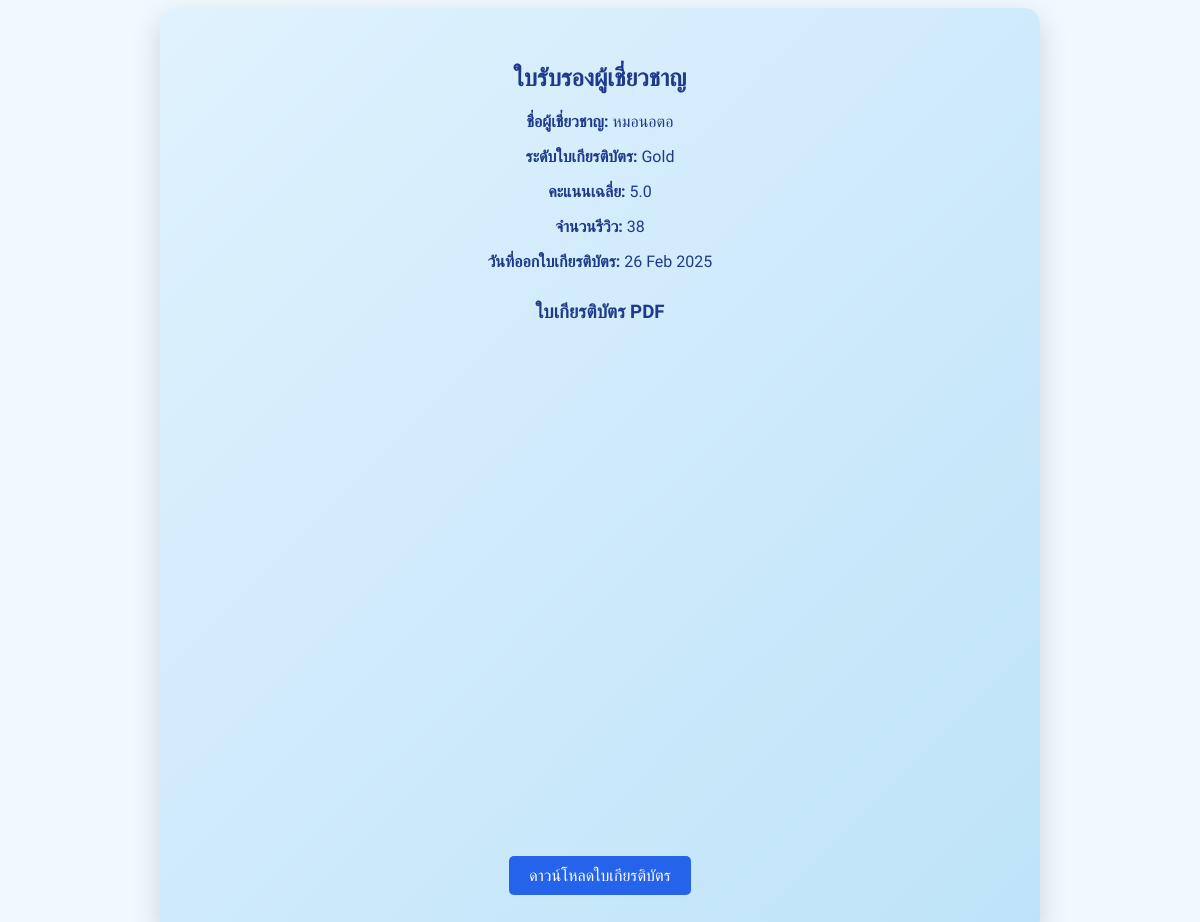
The app's page /expert-certificate/ (signed in) with its own data.
### accounts/models.py (models this page shows, shortened)
class Certificate(models.Model):
    expert = models.OneToOneField(User, on_delete=models.CASCADE, related_name="certificate")
    certification_level = models.CharField(max_length=50)  # Gold, Silver, Bronze, Top-rated
    average_rating = models.FloatField()
    total_reviews = models.PositiveIntegerField()
    issue_date = models.DateField(auto_now_add=True)

### accounts/views.py (the view)
# urls.py: path('expert-certificate/', expert_certificate_view, name='expert_certificate_view'),
@login_required
def expert_certificate_view(request):
    try:
        expert = request.user
        certificate = Certificate.objects.filter(expert=expert).first()
        if certificate:
            pdf_url = f"{settings.STATIC_URL}Certificate.pdf"
        else:
            pdf_url = None  # ถ้ายังไม่มีใบเกียรติบัตร ไม่ต้องแสดง PDF
        return render(request, 'expert_certificate.html', {
            'certificate': certificate,
            'pdf_url': pdf_url,
            'expert': expert
        })
    except Exception as e:
        return render(request, 'expert_certificate.html', {
            'certificate': None,
            'pdf_url': None,
            'expert': None,
            'message': str(e)
        })

### templates/expert_certificate.html (shortened to what this page needs)
{% load static %}
<!DOCTYPE html>
<html lang="th">
<head>
</head>
<body>
    <div class="certificate-container">
        <h1 class="certificate-title">ใบรับรองผู้เชี่ยวชาญ</h1>
        {% if certificate %}
            <p><strong>ชื่อผู้เชี่ยวชาญ:</strong> {{ expert.username }}</p>
            <p><strong>ระดับใบเกียรติบัตร:</strong> {{ certificate.certification_level }}</p>
            <p><strong>คะแนนเฉลี่ย:</strong> {{ certificate.average_rating }}</p>
            <p><strong>จำนวนรีวิว:</strong> {{ certificate.total_reviews }}</p>
            <p><strong>วันที่ออกใบเกียรติบัตร:</strong> {{ certificate.issue_date|date:"d M Y" }}</p>
            <div class="certificate-footer">
                <h3>ใบเกียรติบัตร PDF</h3>
                {% if pdf_url %}
                    <iframe src="{{ pdf_url }}"></iframe>
                    <a href="{{ pdf_url }}" class="download-link" download>ดาวน์โหลดใบเกียรติบัตร</a>
                {% else %}
                    <p>ยังไม่มีใบเกียรติบัตร</p>
                {% endif %}
            </div>
        {% else %}
            <p>คุณยังไม่ผ่านเกณฑ์การรับใบเกียรติบัตร</p>
        {% endif %}
    </div>
</body>
</html>

### templates/expert_certificate.html (style rules this page uses)
body { font-family: 'Prompt', sans-serif; display: flex; justify-content: center; align-items: center; min-height: 100vh; background: #F0F9FF; text-align: center; }
.certificate-container { background: linear-gradient(135deg, #E0F2FE, #BEE3F8); padding: 40px; border-radius: 15px; color: #1E3A8A; width: 80%; max-width: 800px; box-shadow: 0 10px 30px rgba(0, 0, 0, 0.15); }
.certificate-title { font-size: 24px; font-weight: bold; margin-bottom: 20px; }
.certificate-footer { margin-top: 30px; }
iframe { width: 100%; height: 500px; border: none; }
.download-link { display: inline-block; margin-top: 10px; padding: 10px 20px; background: #2563EB; color: white; text-decoration: none; border-radius: 5px; }

### records on screen
Certificate: certification_level "Gold", average_rating "5.0", total_reviews "38", issue_date "26 Feb 2025"

### other values on screen
{{ expert.username }} "หมอนอตอ"
